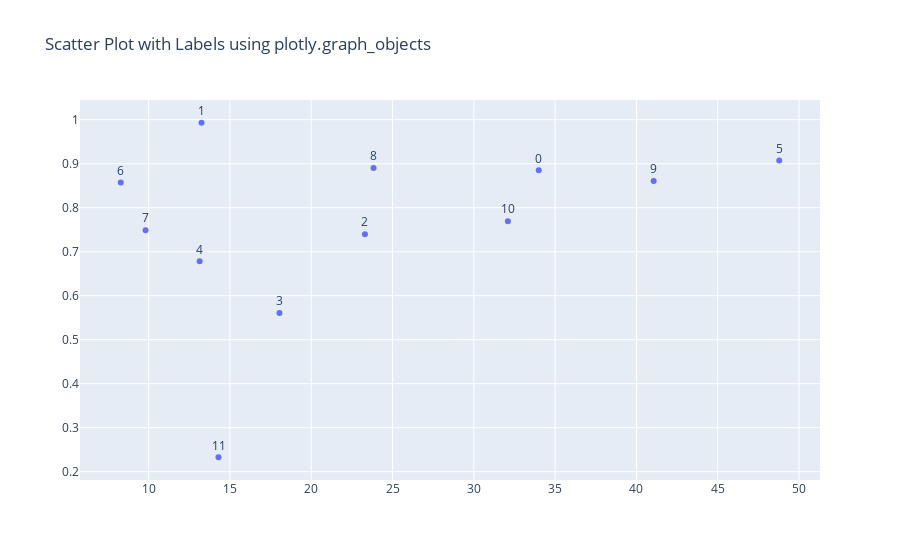

Notebook cell for this chart:
### Markdown cell above
### Layer 5 result

### Code cell
import plotly.graph_objects as go

# Sample data
x = [l0_heads[head_id].mean().item() for head_id in range(n_heads)]
y = [ce_score_per_head[head_id] for head_id in range(n_heads)]
z = [str(head_id) for head_id in range(n_heads)]

# Create scatter plot with labels
fig = go.Figure(data=go.Scatter(x=x, y=y, mode='markers+text', text=z, textposition='top center'))

# Add title and show plot
fig.update_layout(title='Scatter Plot with Labels using plotly.graph_objects')
fig.show()

### Figure 1 — Plotly figure (JSON) as saved in the notebook; plotly's stock layout.template omitted (floating-point values rounded to 4 significant figures)
{"data": [{"mode": "markers+text", "text": ["0", "1", "2", "3", "4", "5", "6", "7", "8", "9", "10", "11"], "textposition": "top center", "type": "scatter", "x": [33.99, 13.25, 23.3, 18.05, 13.14, 48.78, 8.285, 9.812, 23.83, 41.06, 32.09, 14.3], "y": [0.8851, 0.9931, 0.7398, 0.5608, 0.6781, 0.907, 0.857, 0.749, 0.8904, 0.8608, 0.7694, 0.2328]}], "layout": {"title": {"text": "Scatter Plot with Labels using plotly.graph_objects"}}}
